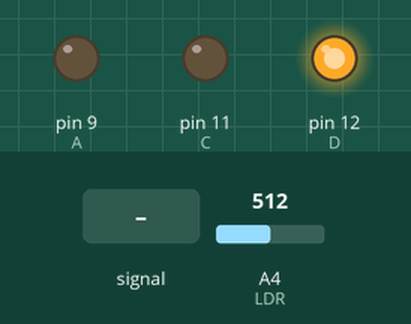
The sketch below on a simulated Arduino Uno, built with avr-gcc and run on an emulated ATmega328P. Shown: output pins drawn as LEDs (lit = HIGH). Inputs (shaded band) come from the test bench; at power-on: A4 (LDR) = 512. Random numbers use the default seed unless the sketch sets one; pins used as bus, display or sensor lines are not drawn.

Above: at 0.45 s.
At 1.2 s:
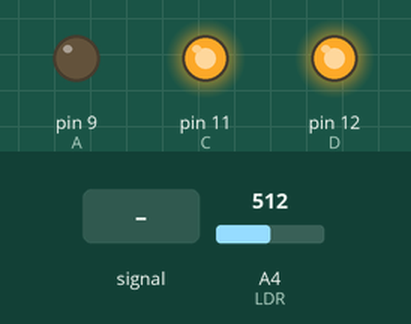
1.3 s: A4 (LDR) fed a 200 Hz sine of ±255 counts around its level
At 1.9 s:
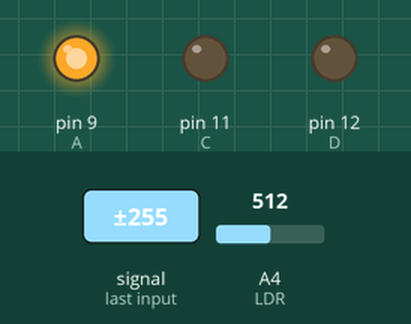
Timing chart, 0 to 1.8 s (numbered marks = the images above; inputs shaded):
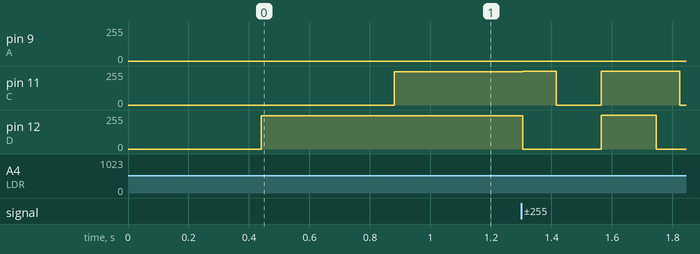

The sketch:

charlieplex_20.ino
```cpp
#include <stdarg.h>

#define LIGHTS_SIZE 20
#define GROUPS_SIZE 5

#define PHASE_HIGH_AMBIENT_LIGHT     0
#define PHASE_MEDIUM_AMBIENT_LIGHT   1
#define PHASE_LOW_AMBIENT_LIGHT      2

void p(char *fmt, ... ) {
  char tmp[128];
  va_list args;
  va_start(args, fmt);
  vsnprintf(tmp, 128, fmt, args);
  va_end(args);
  Serial.print(tmp);
}

// Analog light sensor pin
static byte LDR = 4;

// Digital charliplexed LED pins
static byte A = 9, B = 10, C = 11, D = 12, E = 13;

// Pin pairs (HIGH, LOW) that each drive one LED
static byte pin_pairs[LIGHTS_SIZE][2] = {
  {A, B}, {A, C}, {A, D}, {A, E},
  {B, A}, {B, C}, {B, D}, {B, E},
  {C, A}, {C, B}, {C, D}, {C, E},
  {D, A}, {D, B}, {D, C}, {D, E},
  {E, A}, {E, B}, {E, C}, {E, D},
};

// State of a light (on or off), indexes match pin_pairs
static boolean lights[LIGHTS_SIZE];

// Which animation phase we're in
static byte phase = PHASE_HIGH_AMBIENT_LIGHT;

/* Groups */

struct light_group {
  byte count;
  byte * indexes;

  void (*timer)(unsigned long time, struct light_group * group);
  void * timer_data;

  void (*animator)(unsigned long time, struct light_group * group);
  void * animator_data;
};

static struct light_group groups[GROUPS_SIZE];

void light_group_init(struct light_group * group, byte count, byte * indexes,
    void (*timer)(unsigned long time, struct light_group * group),
    void (*animator)(unsigned long time, struct light_group * group)) {
  group->count = count;
  group->indexes = indexes;
  group->timer = timer;
  group->timer_data = NULL;
  group->animator = animator;
  group->animator_data = NULL;
}

/* Arduino */

void setup() {
  Serial.begin(9600);

  // Configure light sensor
  pinMode(LDR, INPUT);

  // Turn off all lights
  for (byte i = 0; i < LIGHTS_SIZE; i++) {
    lights[i] = false;
  }

  static byte left_indexes[] = { 0, 8, 5, 4, 9 };
  light_group_init(&groups[0], 5, left_indexes, timer_monotonic, animate_increment);
  timer_monotonic_init(&groups[0], 517000, 0, 0);
  animate_increment_init(&groups[0]);

  static byte mid_left_indexes[] = { 2, 1, 12 };
  light_group_init(&groups[1], 3, mid_left_indexes, timer_monotonic, animate_increment);
  timer_monotonic_init(&groups[1], 1000000, 3000000, 0);
  animate_increment_init(&groups[1]);

  static byte nipples_indexes[] = { 16, 3 };
  light_group_init(&groups[2], 2, nipples_indexes, timer_monotonic, animate_increment);
  timer_monotonic_init(&groups[2], 1000000, 2000000, 3000000);
  animate_increment_init(&groups[2]);

  static byte snake_indxes[] = { 19, 15, 18, 11, 17 };
  light_group_init(&groups[3], 5, snake_indxes, timer_monotonic, animate_increment);
  timer_monotonic_init(&groups[3], 110000, 220000, 0);
  animate_increment_init(&groups[3]);

  static byte spikes_indexes[] = { 7, 14, 10, 13, 6 };
  light_group_init(&groups[4], 5, spikes_indexes, timer_monotonic, animate_flash);
  timer_monotonic_init(&groups[4], 130000, 0, 0);
  animate_flash_init(&groups[4]);
}

void loop() {
  sense_ambient_light();

  unsigned long time = micros();
  for (byte i = 0; i < GROUPS_SIZE; i++) {
    groups[i].timer(time, &groups[i]);
  }
  //Serial.println(micros() - time);

  update_lights();
/*
  unsigned long start = micros();
  update_lights();
  byte lit_count = 0;
  for (byte i = 0; i < LIGHTS_SIZE; i++) {
    if (lights[i]) { lit_count++; }
  }
  p("update %d = %lu\n", lit_count, micros() - start);
*/

//  static unsigned long loops = 0;
//  static unsigned long last_time = 0;
//  loops++;
//  unsigned long diff = time - last_time;
//  if (diff > 1000000) {
//    p("%lu\n", loops);
//    loops = 0;
//    last_time = time;
//  }
}

/* Ambient light sensor updates phase with its results */
void sense_ambient_light() {
  int val = analogRead(LDR);
  //Serial.println(val);

  if (val > 700) {
    phase = PHASE_HIGH_AMBIENT_LIGHT;
  } else if (val > 300) {
    phase = PHASE_MEDIUM_AMBIENT_LIGHT;
  } else {
    phase = PHASE_LOW_AMBIENT_LIGHT;
  }
}


/* Increment Animator: Lights the next light each time, wrapping back to 0 */

struct animate_increment_data {
  byte lit;
};

void animate_increment_init(struct light_group * group) {
  struct animate_increment_data * data = (struct animate_increment_data *)
    malloc(sizeof(struct animate_increment_data));
  data->lit = 0;
  group->animator_data = data;
}

void animate_increment(unsigned long time, struct light_group * group) {
  struct animate_increment_data * data = (struct animate_increment_data *) group->animator_data;

  lights[group->indexes[data->lit]] = false;

  if (data->lit == group->count - 1) {
    data->lit = 0;
  } else {
    data->lit++;
  }

  lights[group->indexes[data->lit]] = true;
}

/* Random Animator: Lights a random number of lights each time */

struct animate_random_data {
};

void animate_random_init(struct light_group * group) {
  struct animate_random_data * data = (struct animate_random_data *)
    malloc(sizeof(struct animate_random_data));
  group->animator_data = data;
}

void animate_random(unsigned long time, struct light_group * group) {
  struct animate_random_data * data = (struct animate_random_data *) group->animator_data;
  for (byte i = 0; i < group->count; i++) {
    lights[group->indexes[i]] = (boolean) random(2);
  }
}

/* Flash Animator: Alternates between all lights on and off */

struct animate_flash_data {
  boolean lit;
};

void animate_flash_init(struct light_group * group) {
  struct animate_flash_data * data = (struct animate_flash_data *)
    malloc(sizeof(struct animate_flash_data));
  data->lit = true;
  group->animator_data = data;
}

void animate_flash(unsigned long time, struct light_group * group) {
  struct animate_flash_data * data = (struct animate_flash_data *) group->animator_data;
  for (byte i = 0; i < group->count; i++) {
    lights[group->indexes[i]] = data->lit;
  }
  data->lit = !data->lit;
}

/* Monotonic Timer: Animates at a fixed frequency */

struct timer_monotonic_data {
  unsigned long low_ambient_light_period;
  unsigned long medium_ambient_light_period;
  unsigned long high_ambient_light_period;
  unsigned long last_animated;
};

void timer_monotonic_init(struct light_group * group, unsigned long low_ambient_light_period,
  unsigned long medium_ambient_light_period, unsigned long high_ambient_light_period) {
  struct timer_monotonic_data * data = (struct timer_monotonic_data *)
    malloc(sizeof(struct timer_monotonic_data));
  data->low_ambient_light_period = low_ambient_light_period;
  data->medium_ambient_light_period = medium_ambient_light_period;
  data->high_ambient_light_period = high_ambient_light_period;
  data->last_animated = 0;
  group->timer_data = data;
}

void timer_monotonic(unsigned long time, struct light_group * group) {
  struct timer_monotonic_data * data = (struct timer_monotonic_data *) group->timer_data;

  unsigned long period;
  switch (phase) {
    case PHASE_LOW_AMBIENT_LIGHT:
      period = data->low_ambient_light_period;
      break;
    case PHASE_MEDIUM_AMBIENT_LIGHT:
      period = data->medium_ambient_light_period;
      break;
    case PHASE_HIGH_AMBIENT_LIGHT:
      period = data->high_ambient_light_period;
      break;
  }

  // Disable animation for this group, turn all off
  if (period == 0) {
    for (byte i = 0; i < group->count; i++) {
      lights[group->indexes[i]] = 0;
    }
    return;
  }

  if (time - data->last_animated >= period) {
    if (group->animator != NULL) {
      group->animator(time, group);
    }
    data->last_animated = time;
  }
}

/* Light Update Utilities */

void pair_disable_all() {
  pinMode(A, INPUT);
  pinMode(B, INPUT);
  pinMode(C, INPUT);
  pinMode(D, INPUT);
  pinMode(E, INPUT);
}

void update_lights() {
  // Tracks whether there is one lit so we can elide resets for speed
  static boolean any_lit = false;

  if (any_lit) {
    pair_disable_all();
    any_lit = false;
  }

  for (byte i = 0; i < LIGHTS_SIZE; i++) {
    if (lights[i]) {
      if (any_lit) {
        pair_disable_all();
      }
      pinMode(pin_pairs[i][0], OUTPUT);
      digitalWrite(pin_pairs[i][0], HIGH);
      pinMode(pin_pairs[i][1], OUTPUT);
      digitalWrite(pin_pairs[i][1], LOW);
      any_lit = true;
    }
  }
}
```
